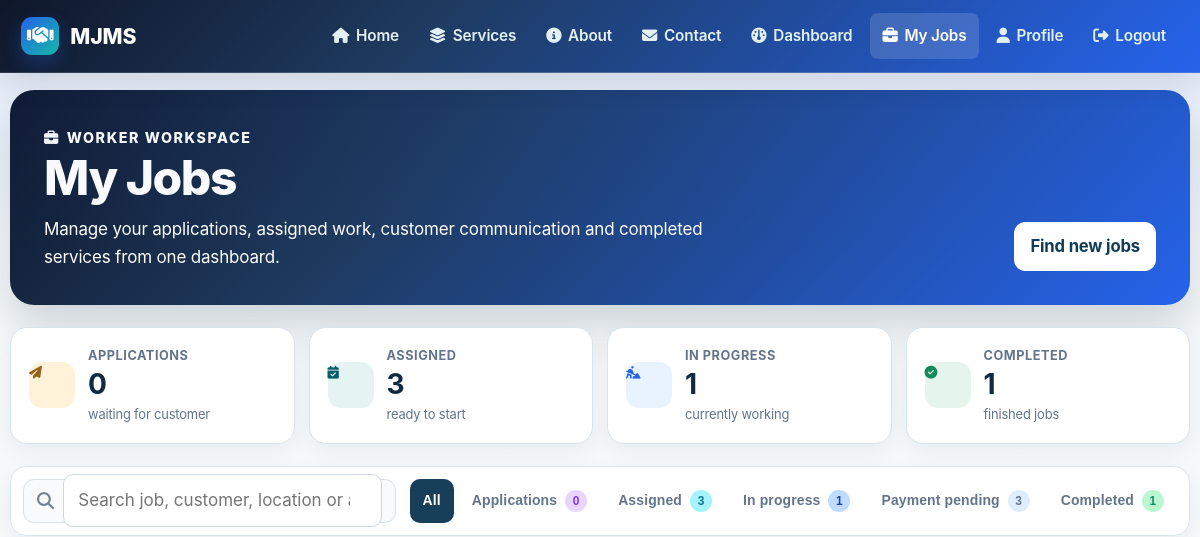
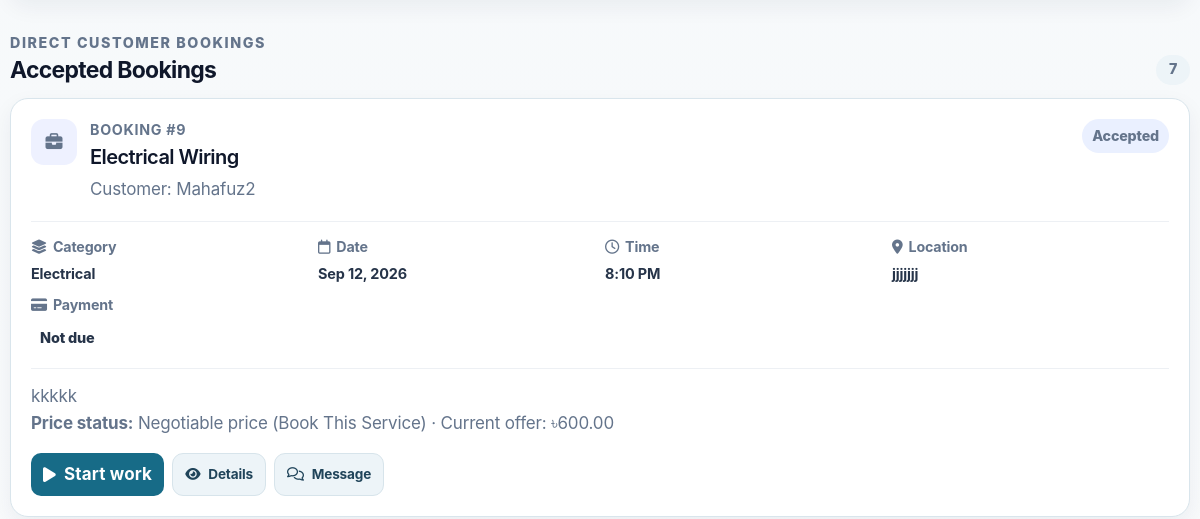
The page /bookings/worker-jobs/ (signed in, upper part) on the database as committed earlier (2 pictures, top to bottom).
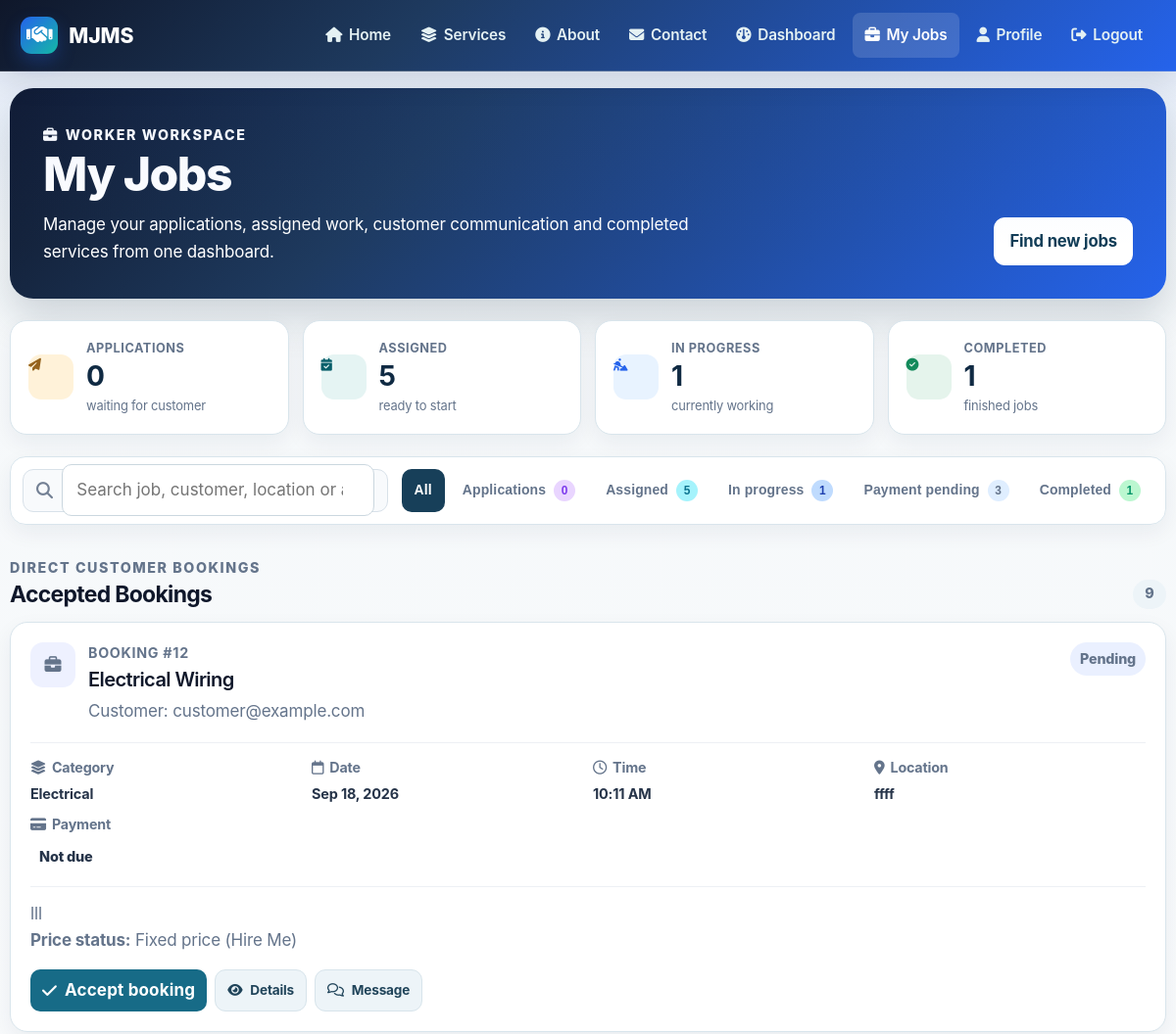
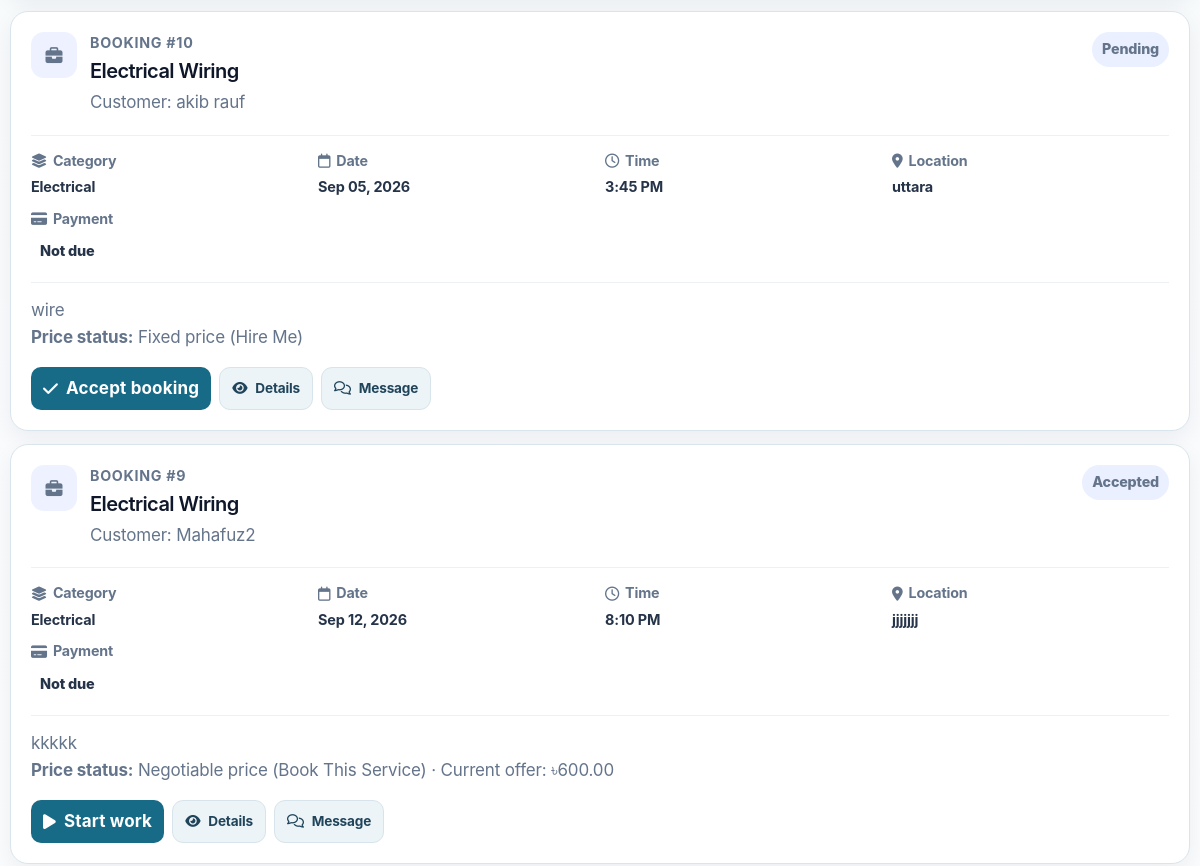
The same page on the database as committed later (2 pictures, top to bottom).
### bookings/models.py (models this page shows, shortened)
class Booking(models.Model):
    STATUS_CHOICES = [
        ('Pending', 'Pending'),
        ('Confirmed', 'Confirmed'),
        ('Accepted', 'Accepted'),
        ('Open', 'Open'),
        ('Assigned', 'Assigned'),
        ('In Progress', 'In Progress'),
        ('Completed', 'Completed'),
        ('Cancelled', 'Cancelled'),
    ]
    BOOKING_TYPE_CHOICES = [
        ('BOOK_THIS_SERVICE', 'Book This Service'),
        ('HIRE_ME', 'Hire Me'),
    ]
    customer = models.ForeignKey(
        settings.AUTH_USER_MODEL,
        on_delete=models.CASCADE,
        related_name='customer_bookings'
    )
    service = models.ForeignKey(
        Service,
        on_delete=models.CASCADE,
        related_name='bookings'
    )
    worker = models.ForeignKey(
        settings.AUTH_USER_MODEL,
        on_delete=models.SET_NULL,
        null=True,
        blank=True,
        related_name='worker_bookings'
    )
    booking_date = models.DateField()
    booking_time = models.TimeField()
    address = models.TextField()
    problem_description = models.TextField()
    problem_photo = models.ImageField(
        upload_to='booking_problem_photos/',
        blank=True,
        null=True,
    )
    status = models.CharField(
        max_length=20,
        choices=STATUS_CHOICES,
        default='Pending'
    )
    booking_type = models.CharField(
        max_length=30,
        choices=BOOKING_TYPE_CHOICES,
        default='BOOK_THIS_SERVICE',
        help_text='How the customer created this booking: Book This Service or Hire Me.'
    )
    proposed_price = models.DecimalField(
        max_digits=10,
        decimal_places=2,
        null=True,
        blank=True,
        help_text='Customer proposal before the price is agreed.'
    )
    actual_price = models.DecimalField(
        max_digits=10,
        decimal_places=2,
        null=True,
        blank=True,
        help_text='Current negotiated price for the service.'
    )
    price_agreed = models.BooleanField(default=False)
    price_agreed_at = models.DateTimeField(null=True, blank=True)
    created_at = models.DateTimeField(auto_now_add=True)
    updated_at = models.DateTimeField(auto_now=True)
    class Meta:
        ordering = ['-created_at']

### services/models.py (models this page shows, shortened)
class Service(models.Model):
    name = models.CharField(max_length=100)
    category = models.ForeignKey(
        Category,
        on_delete=models.CASCADE,
        related_name='services',
        help_text='The category this service belongs to'
    )
    description = models.TextField()
    price = models.DecimalField(max_digits=10, decimal_places=2)
    image = models.ImageField(upload_to='service_images/')
    duration = models.CharField(max_length=50, help_text='Estimated duration (e.g., "2 hours")')
    location = models.CharField(max_length=100, blank=True, null=True)
    featured = models.BooleanField(default=False)
    is_available = models.BooleanField(default=True)
    created_at = models.DateTimeField(auto_now_add=True)
    updated_at = models.DateTimeField(auto_now=True)
    class Meta:
        ordering = ['category__name', 'name']
        indexes = [
            models.Index(fields=['category', 'is_available']),
        ]

class Category(models.Model):
    name = models.CharField(max_length=100, unique=True)
    description = models.TextField(blank=True)
    icon = models.CharField(max_length=50, blank=True, help_text="Emoji or icon class")
    image = models.ImageField(upload_to='categories/', blank=True, null=True)
    is_active = models.BooleanField(default=True)
    created_at = models.DateTimeField(auto_now_add=True)
    updated_at = models.DateTimeField(auto_now=True)
    class Meta:
        verbose_name_plural = "Categories"
        ordering = ['name']

### accounts/models.py (models this page shows, shortened)
class CustomUser(AbstractBaseUser, PermissionsMixin):
    ROLE_CHOICES = (
        ('customer', 'Customer'),
        ('worker', 'Worker'),
        ('admin', 'Admin'),
    )
    first_name = models.CharField(max_length=150, blank=True)
    last_name = models.CharField(max_length=150, blank=True)
    email = models.EmailField(unique=True)
    is_staff = models.BooleanField(default=False)
    is_active = models.BooleanField(default=True)
    date_joined = models.DateTimeField(auto_now_add=False, null=True)
    objects = CustomUserManager()
    USERNAME_FIELD = 'email'
    REQUIRED_FIELDS = []
    def __init__(self, *args, **kwargs):
        legacy_verified = kwargs.pop('is_verified_worker', None)
        if legacy_verified is not None:
            kwargs['worker_status'] = 'APPROVED' if legacy_verified else 'PENDING'
        super().__init__(*args, **kwargs)
    WORKER_STATUS_CHOICES = [
        ('PENDING', 'Pending Approval'),
        ('APPROVED', 'Approved'),
        ('REJECTED', 'Rejected'),
        ('BLOCKED', 'Blocked'),
    ]
    CUSTOMER_STATUS_CHOICES = [
        ('ACTIVE', 'Active'),
        ('BLOCKED', 'Blocked'),
    ]
    role = models.CharField(max_length=20, choices=ROLE_CHOICES, default='customer')
    phone = models.CharField(max_length=15, blank=True, null=True)
    address = models.TextField(blank=True, null=True)
    city = models.CharField(max_length=100, blank=True, null=True)
    profile_picture = models.ImageField(
        upload_to='profile_pictures/',
        blank=True,
        null=True
    )
    preferred_contact_method = models.CharField(
        max_length=20,
        choices=(
            ('Email', 'Email'),
            ('SMS', 'SMS'),
        ),
        default='Email'
    )
    receive_notifications = models.BooleanField(default=True)
    is_blocked = models.BooleanField(default=False)
    worker_status = models.CharField(
        max_length=20,
        choices=WORKER_STATUS_CHOICES,
        default='PENDING',
        null=True,
        blank=True,
        help_text="Status for worker accounts only"
    )
    customer_status = models.CharField(
        max_length=20,
        choices=CUSTOMER_STATUS_CHOICES,
        default='ACTIVE',
        null=True,
        blank=True,
        help_text="Status for customer accounts only"
    )
    created_at = models.DateTimeField(auto_now_add=True, null=True)
    updated_at = models.DateTimeField(auto_now=True)
    def get_full_name(self):
        return f'{self.first_name} {self.last_name}'.strip()
    @property
    def is_verified_worker(self):
        """Backward-compatible alias for the worker approval status."""
        return self.role == 'worker' and self.worker_status == 'APPROVED'
    class Meta:
        indexes = [
            models.Index(fields=['role', 'created_at']),
            models.Index(fields=['is_blocked']),
        ]

### bookings/views.py (the view)
# urls.py: path('worker-jobs/', views.worker_my_jobs, name='worker_my_jobs'),
@login_required
@worker_required
def worker_my_jobs(request):
    pending_applications = JobApplication.objects.filter(
        worker=request.user,
        status='PENDING'
    ).select_related('service_request', 'service_request__customer').order_by('-created_at')
    accepted_applications = JobApplication.objects.filter(
        worker=request.user,
        status='ACCEPTED'
    ).select_related('service_request', 'service_request__customer').order_by('-created_at')
    unread_customer_message = Notification.objects.filter(
        job=OuterRef('pk'),
        user=request.user,
        related_user=OuterRef('customer'),
        notification_type='JOB_MESSAGE',
        is_read=False,
    )
    confirmed_jobs = Job.objects.filter(
        worker=request.user,
        status='CONFIRMED'
    ).annotate(has_unread_customer_message=Exists(unread_customer_message)).select_related('customer', 'service_request').order_by('-created_at')
    active_jobs = Job.objects.filter(
        worker=request.user,
        status='IN_PROGRESS'
    ).annotate(has_unread_customer_message=Exists(unread_customer_message)).select_related('customer', 'service_request').order_by('-created_at')
    completed_jobs = Job.objects.filter(
        worker=request.user,
        status='COMPLETED'
    ).select_related('customer', 'service_request', 'payment').order_by('-created_at')
    accepted_bookings = Booking.objects.filter(
        worker=request.user,
        status__in=['Pending', 'Accepted', 'Assigned', 'Confirmed', 'In Progress', 'Completed']
    ).select_related('customer', 'service', 'service__category', 'payment_legacy').order_by('-created_at')
    booking_confirmed_statuses = ['Pending', 'Accepted', 'Assigned', 'Confirmed']
    context = {
        'pending_applications': pending_applications,
        'accepted_applications': accepted_applications,
        'confirmed_jobs': confirmed_jobs,
        'active_jobs': active_jobs,
        'completed_jobs': completed_jobs,
        'accepted_bookings': accepted_bookings,
        'applications_count': len(pending_applications),
        'confirmed_count': len(confirmed_jobs) + accepted_bookings.filter(status__in=booking_confirmed_statuses).count(),
        'active_count': len(active_jobs) + accepted_bookings.filter(status='In Progress').count(),
        'payment_pending_count': completed_jobs.filter(Q(payment__isnull=True) | Q(payment__payment_status='Pending')).count() + accepted_bookings.filter(status='Completed').exclude(payment_legacy__payment_status='Verified').count(),
        'paid_count': completed_jobs.filter(payment__payment_status='Verified').count() + accepted_bookings.filter(status='Completed', payment_legacy__payment_status='Verified').count(),
        'completed_count': completed_jobs.filter(payment__payment_status='Verified').count() + accepted_bookings.filter(status='Completed', payment_legacy__payment_status='Verified').count(),
        'total_jobs': len(confirmed_jobs) + len(active_jobs),
        'total_completed': len(completed_jobs),
    }
    return render(request, 'bookings/worker_my_jobs.html', context)

### templates/bookings/worker_my_jobs.html (shortened to what the changed rows need)
{% extends 'base.html' %}
{% load static %}
{% block content %}
<div class="hub-page" data-hub="worker">
    <section class="hub-hero hub-hero--worker">
        <div><span class="hub-eyebrow"><i class="fa-solid fa-briefcase"></i> Worker workspace</span><h1>My Jobs</h1><p>Manage your applications, assigned work, customer communication and completed services from one dashboard.</p></div>
    </section>
    <section class="hub-stats" aria-label="Job summary">
        <div class="hub-stat"><span class="hub-stat__icon hub-stat__icon--violet"><i class="fa-solid fa-calendar-check"></i></span><div><small>Assigned</small><strong>{{ confirmed_count }}</strong><span>ready to start</span></div></div>
    </section>
    <section class="hub-toolbar">
        <div class="hub-tabs" role="tablist" aria-label="Job status">
            <button class="hub-tab" type="button" data-filter="confirmed"><span>Assigned</span><span class="hub-tab__count">{{ confirmed_count }}</span></button>
        </div>
    </section>
    {% if accepted_bookings %}
    <section class="hub-section"><div class="hub-section__head"><div><span class="hub-eyebrow">Direct customer bookings</span><h2>Accepted Bookings</h2></div><span class="hub-count">{{ accepted_bookings|length }}</span></div>
        <div class="hub-list">{% for booking in accepted_bookings %}
            <article class="hub-card hub-item" data-filter-status="{% if booking.status == 'Completed' and booking.payment_legacy and booking.payment_legacy.payment_status == 'Verified' %}completed{% elif booking.status == 'Completed' %}payment-pending{% elif booking.status == 'In Progress' %}active{% else %}confirmed{% endif %}" data-payment-status="{% if booking.status == 'Completed' %}{% if booking.payment_legacy and booking.payment_legacy.payment_status == 'Verified' %}paid{% else %}payment-pending{% endif %}{% endif %}" data-search="{{ booking.service.name }} {{ booking.customer.get_full_name|default:booking.customer.email }}">
                <div class="hub-card__top"><div class="hub-card__identity"><span class="hub-service-icon hub-service-icon--job"><i class="fa-solid fa-briefcase"></i></span><div><span class="hub-card__label">Booking #{{ booking.pk }}</span><h3>{{ booking.service.name }}</h3><p>Customer: {{ booking.customer.get_full_name|default:booking.customer.email }}</p></div></div><div class="hub-card__statuses"><span class="hub-status hub-status--accepted">{% if booking.payment_legacy and booking.payment_legacy.payment_status == 'Verified' %}Completed{% elif booking.status == 'Completed' %}Done work{% elif booking.status == 'Confirmed' %}Assigned{% else %}{{ booking.status }}{% endif %}</span></div></div>
                <div class="hub-card__grid"><div><small><i class="fa-solid fa-layer-group"></i> Category</small><strong>{{ booking.service.category.name }}</strong></div><div><small><i class="fa-regular fa-calendar"></i> Date</small><strong>{{ booking.booking_date|date:"M d, Y" }}</strong></div><div><small><i class="fa-regular fa-clock"></i> Time</small><strong>{{ booking.booking_time|time:"g:i A" }}</strong></div><div><small><i class="fa-solid fa-location-dot"></i> Location</small><strong>{{ booking.address|truncatewords:8 }}</strong></div><div><small><i class="fa-solid fa-credit-card"></i> Payment</small><strong class="hub-payment-status {% if booking.status == 'Completed' and booking.payment_legacy and booking.payment_legacy.payment_status == 'Verified' %}hub-payment-status--paid{% elif booking.status == 'Completed' %}hub-payment-status--waiting{% endif %}">{% if booking.status == 'Completed' %}{% if booking.payment_legacy and booking.payment_legacy.payment_status == 'Verified' %}Paid{% else %}Waiting for customer payment{% endif %}{% else %}Not due{% endif %}</strong></div></div>
                <p class="hub-description">{{ booking.problem_description|truncatewords:30 }}</p>
                {% if booking.booking_type == 'HIRE_ME' %}
                    <p class="hub-description"><strong>Price status:</strong> Fixed price (Hire Me)</p>
                {% else %}
                    {% if booking.price_agreed %}
                        <p class="hub-description"><strong>Price status:</strong> Negotiable price (Book This Service), then agreed · ৳{{ booking.actual_price|default:booking.proposed_price|default:booking.service.price }}</p>
                    {% else %}
                        <p class="hub-description"><strong>Price status:</strong> Negotiable price (Book This Service) · Current offer: ৳{{ booking.actual_price|default:booking.proposed_price|default:booking.service.price }}</p>
                    {% endif %}
                {% endif %}
                <div class="hub-card__actions">
                    {% if booking.status == 'Pending' %}
                        <form method="post" action="{% url 'respond_to_booking' booking.pk 'accept' %}" class="hub-inline-form">{% csrf_token %}<button class="hub-btn hub-btn--primary" type="submit"><i class="fa-solid fa-check"></i> Accept booking</button></form>
                    {% elif booking.status == 'Accepted' or booking.status == 'Assigned' %}
                        <form method="post" action="{% url 'update_status' booking.pk %}" class="hub-inline-form">
                            <button class="hub-btn hub-btn--primary" type="submit"><i class="fa-solid fa-play"></i> Start work</button>
                        </form>
                    {% elif booking.status == 'In Progress' %}
                        <form method="post" action="{% url 'update_status' booking.pk %}" class="hub-inline-form">
                            {% csrf_token %}
                            <input type="hidden" name="status" value="Completed">
                            <button class="hub-btn hub-btn--success" type="submit"><i class="fa-solid fa-check"></i> Done Work</button>
                        </form>
                    {% elif booking.status == 'Completed' %}
                        <span class="hub-btn hub-btn--soft">{% if booking.payment_legacy and booking.payment_legacy.payment_status == 'Verified' %}Paid{% else %}Payment pending{% endif %}</span>
                    {% endif %}
                    <a class="hub-btn hub-btn--soft" href="{% url 'booking_detail' booking.pk %}"><i class="fa-solid fa-eye"></i> Details</a>
                    <a class="hub-btn hub-btn--soft" href="{% url 'booking_detail' booking.pk %}"><i class="fa-regular fa-comments"></i> Message</a>
                </div>
            </article>
        {% endfor %}</div>
    </section>
    {% endif %}
</div>
{% endblock %}

Rows that differ between the two databases and show on the page:
added Booking: pk "12", service.name "Electrical Wiring", customer.get_full_name "customer@example.com", status "Pending", service.category.name "Electrical", booking_date "Sep 18, 2026", booking_time "10:11 AM", address "ffff", shows "Not due", problem_description "lll", shows "Price status:", booking_type "Fixed price (Hire Me)", shows "Accept booking"
added Booking: pk "10", service.name "Electrical Wiring", customer.get_full_name "akib rauf", status "Pending", service.category.name "Electrical", booking_date "Sep 05, 2026", booking_time "3:45 PM", address "uttara", shows "Not due", problem_description "wire", shows "Price status:", booking_type "Fixed price (Hire Me)", shows "Accept booking"
Other text that changed with them:
{{ confirmed_count }}: "3" → "5"
{{ accepted_bookings|length }}: "7" → "9"
